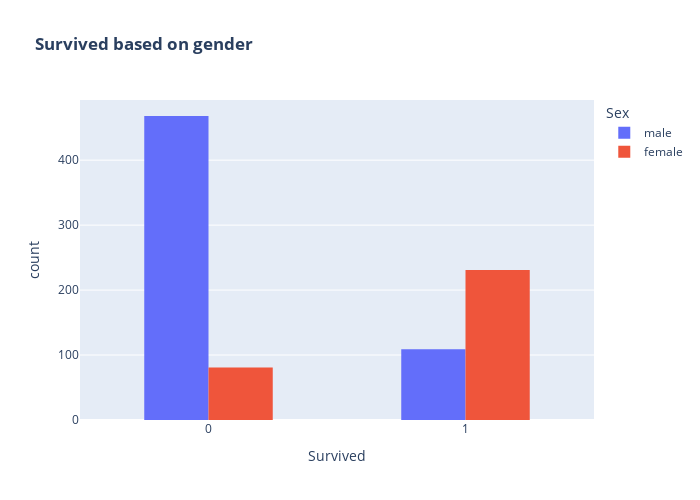

The notebook cell saved with this chart:
### Code cell
# Create a grouped histogram to show survival distribution based on gender

fig = px.histogram(
    data,
    x="Survived",
    # Column for the x-axis (0 = Not Survived, 1 = Survived)

    color="Sex",
    # Column to color the bars based on gender
    # This will separate counts for males and females

    title="<b>Survived based on gender</b>",
    # Chart title with bold formatting using HTML tags

    barmode="group"
    # Group bars side by side for easy comparison
)

# Adjust chart size
fig.update_layout(
    width=700,   # Chart width in pixels
    height=500,  # Chart height in pixels
    bargap=0.5   # Gap between bars
)

# Display the chart
fig.show()

### Figure 1 — Plotly figure (JSON) as saved in the notebook; plotly's stock layout.template omitted (floating-point values rounded to 4 significant figures; data arrays with more than 128 entries replaced by an {"elided": "..."} marker saying what was removed)
{"data": [{"alignmentgroup": "True", "bingroup": "x", "hovertemplate": "Sex=male<br>Survived=%{x}<br>count=%{y}<extra></extra>", "legendgroup": "male", "marker": {"color": "#636efa", "pattern": {"shape": ""}}, "name": "male", "offsetgroup": "male", "orientation": "v", "showlegend": true, "type": "histogram", "x": {"elided": "577 int values"}, "xaxis": "x", "yaxis": "y"}, {"alignmentgroup": "True", "bingroup": "x", "hovertemplate": "Sex=female<br>Survived=%{x}<br>count=%{y}<extra></extra>", "legendgroup": "female", "marker": {"color": "#EF553B", "pattern": {"shape": ""}}, "name": "female", "offsetgroup": "female", "orientation": "v", "showlegend": true, "type": "histogram", "x": {"elided": "312 int values"}, "xaxis": "x", "yaxis": "y"}], "layout": {"bargap": 0.5, "barmode": "group", "height": 500, "legend": {"title": {"text": "Sex"}, "tracegroupgap": 0}, "title": {"text": "<b>Survived based on gender</b>"}, "width": 700, "xaxis": {"anchor": "y", "domain": [0, 1], "title": {"text": "Survived"}}, "yaxis": {"anchor": "x", "domain": [0, 1], "title": {"text": "count"}}}}
